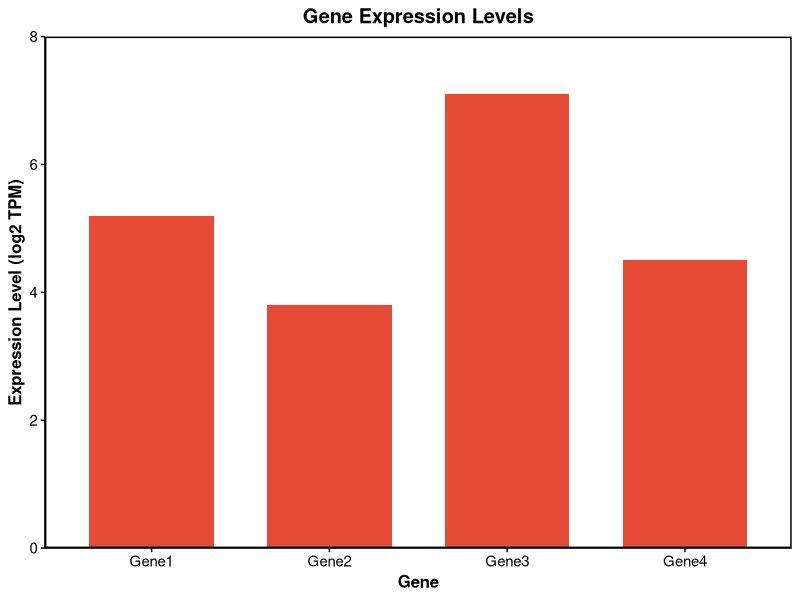
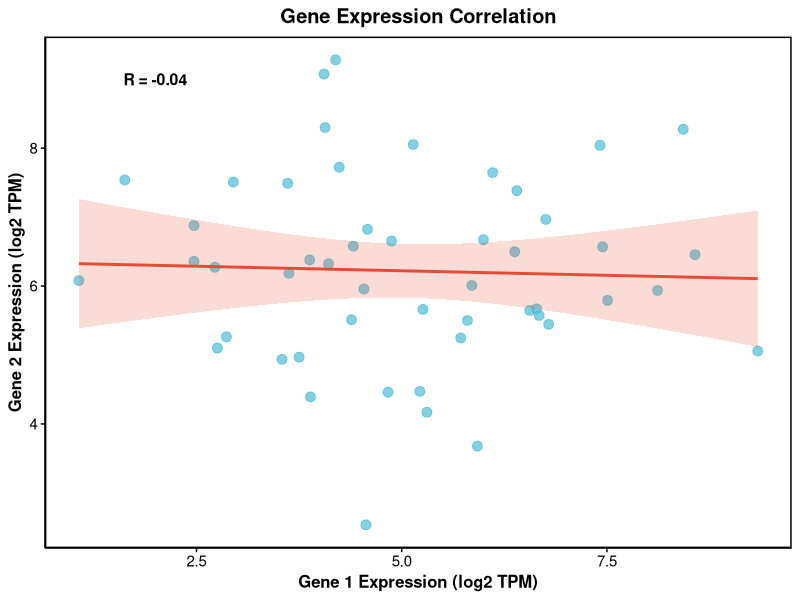
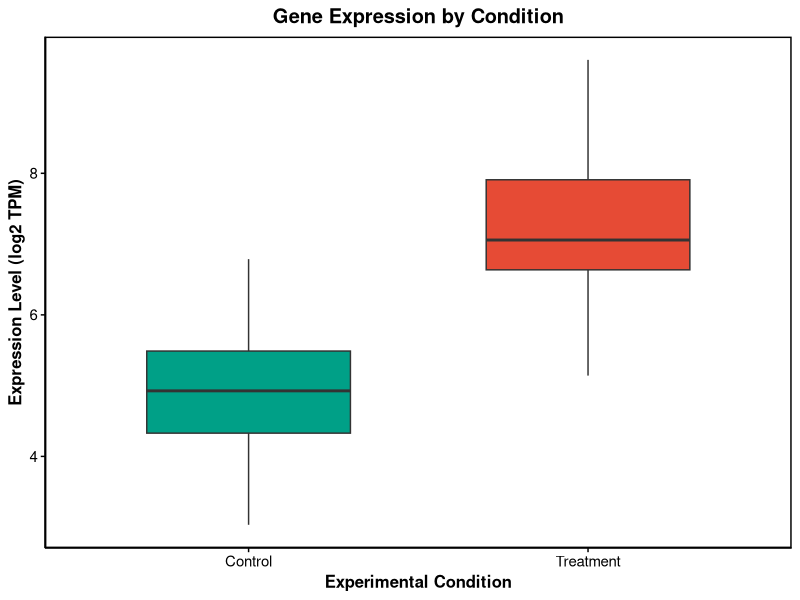
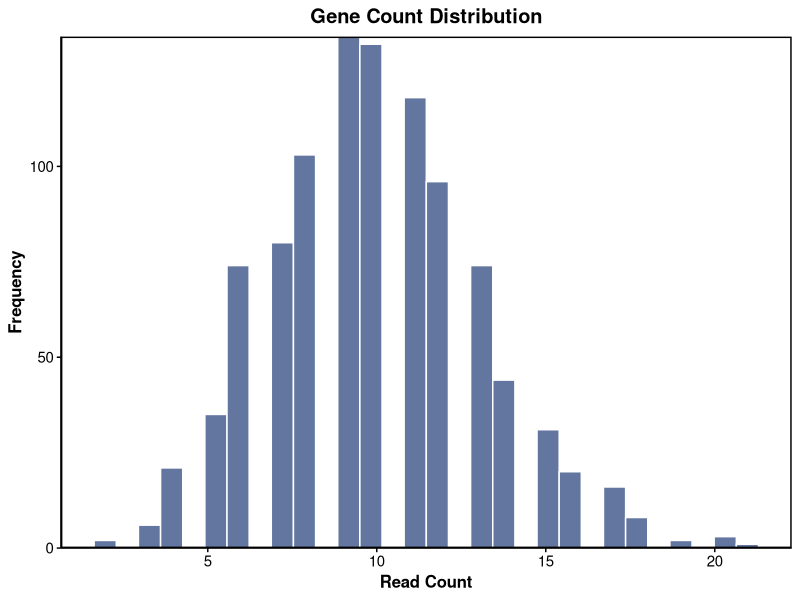
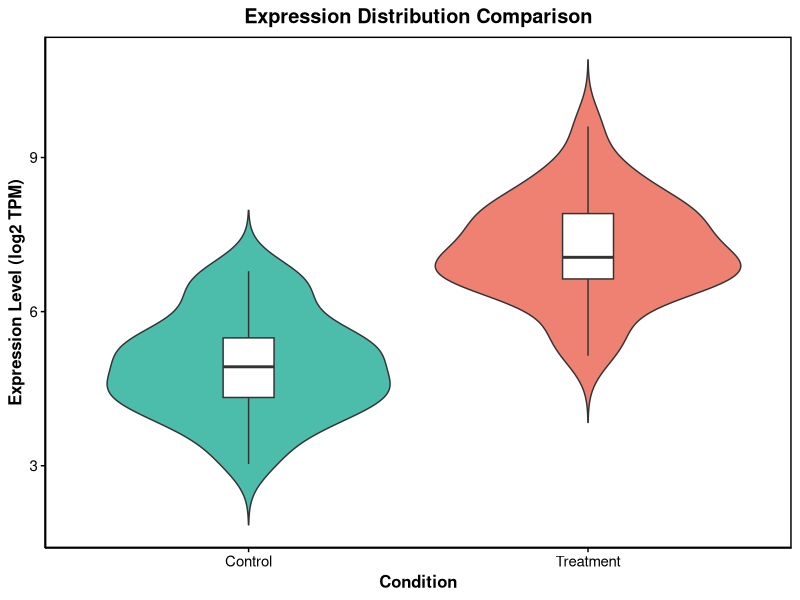
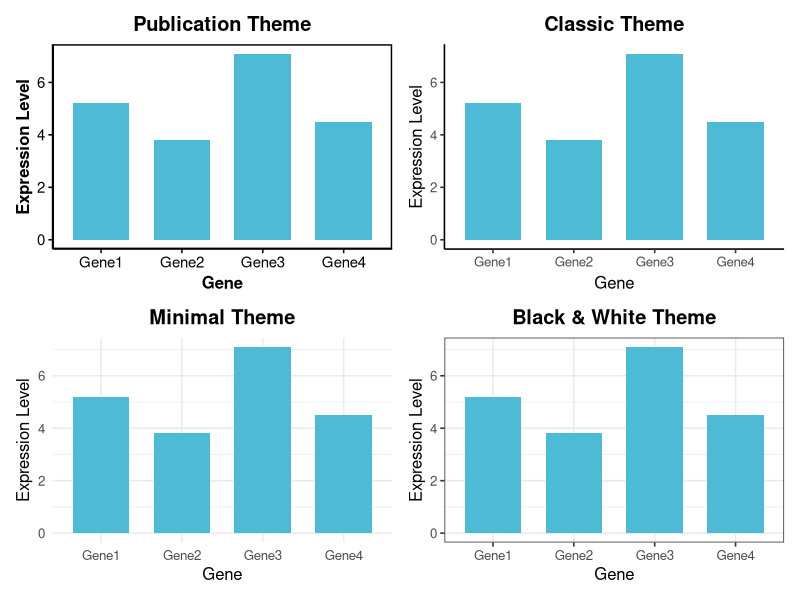
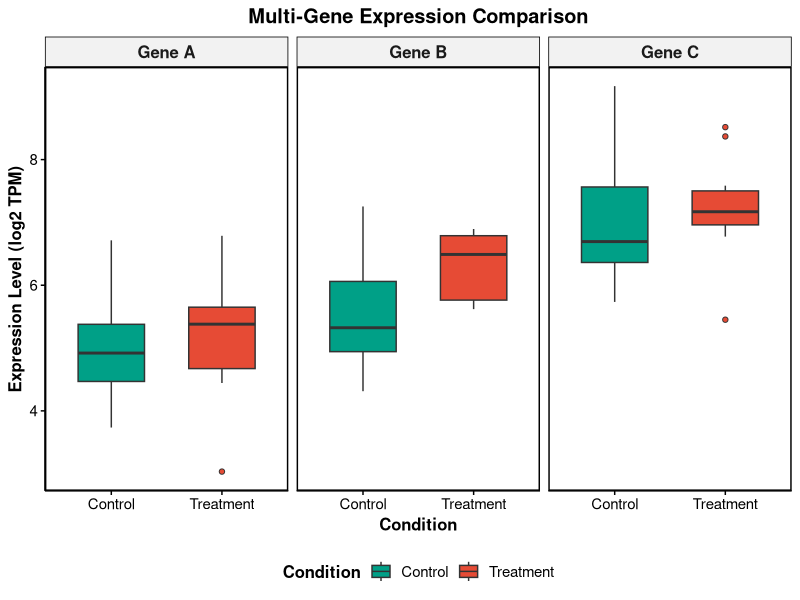
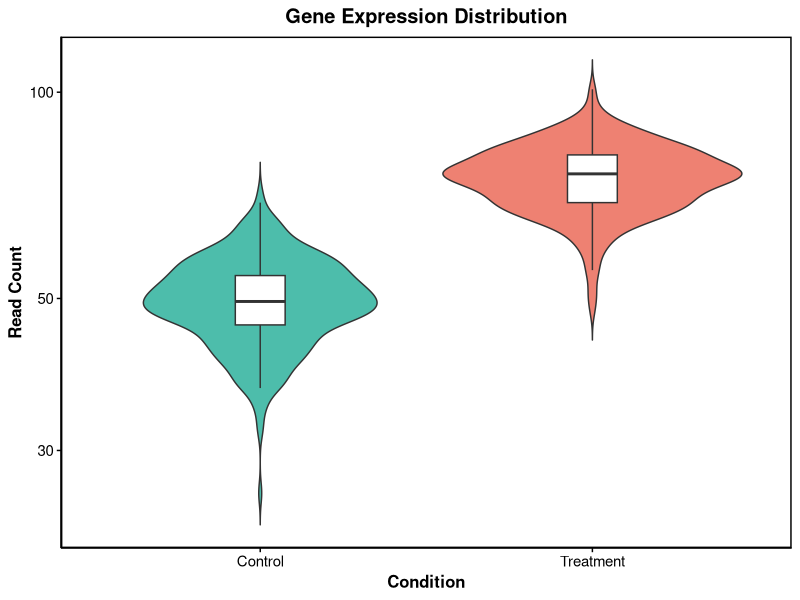

These charts were generated, in order, by the following R code:
#!/usr/bin/env Rscript
# ============================================================================
# BioF3 Module 02: R and ggplot2 Data Visualization
# Publication-Quality Figures Script
# ============================================================================
# 
# Features:
# 1. All text in English (publication-ready)
# 2. Scientific color schemes (Nature, Science style)
# 3. High-resolution output (300 DPI)
# 4. Professional typography
#
# Usage:
#   Rscript module02_complete_sci.R
#
# ============================================================================

# Set working directory if needed
# setwd("BioF3/scripts")

# Create output directory
output_dir <- "../static/img/tutorial/module02"
if (!dir.exists(output_dir)) {
  dir.create(output_dir, recursive = TRUE)
  cat("✓ Created output directory:", output_dir, "\n")
}

# ============================================================================
# Install and load required packages
# ============================================================================

cat("\n=== Checking and installing packages ===\n")

required_packages <- c("ggplot2", "dplyr", "tidyr", "RColorBrewer", 
                       "viridis", "scales", "ggsci", "ComplexHeatmap", "circlize")

for (pkg in required_packages) {
  if (!require(pkg, character.only = TRUE, quietly = TRUE)) {
    cat("Installing", pkg, "...\n")
    install.packages(pkg, repos = "https://cloud.r-project.org/")
    library(pkg, character.only = TRUE)
  } else {
    cat("✓", pkg, "loaded\n")
  }
}

# Set random seed for reproducibility
set.seed(123)

# ============================================================================
# Define publication-quality theme (SCI style - NO GRID LINES)
# ============================================================================

theme_publication <- function(base_size = 12, base_family = "") {
  theme_bw(base_size = base_size, base_family = base_family) +
    theme(
      # Text elements
      plot.title = element_text(size = rel(1.2), face = "bold", hjust = 0.5),
      plot.subtitle = element_text(size = rel(1), hjust = 0.5),
      axis.title = element_text(size = rel(1), face = "bold"),
      axis.text = element_text(size = rel(0.9), color = "black"),
      legend.title = element_text(size = rel(1), face = "bold"),
      legend.text = element_text(size = rel(0.9)),
      
      # NO GRID LINES - SCI style
      panel.grid.major = element_blank(),
      panel.grid.minor = element_blank(),
      panel.background = element_blank(),
      panel.border = element_rect(color = "black", fill = NA, linewidth = 1),
      
      # Axis
      axis.line = element_line(color = "black", linewidth = 0.5),
      axis.ticks = element_line(color = "black", linewidth = 0.5),
      
      # Legend
      legend.key = element_blank(),
      legend.background = element_blank(),
      legend.position = "right",
      
      # Strip (for facets)
      strip.background = element_rect(fill = "grey95", color = "black"),
      strip.text = element_text(size = rel(1), face = "bold")
    )
}

# Scientific color palettes
# Nature-style colors
nature_colors <- c("#E64B35", "#4DBBD5", "#00A087", "#3C5488", 
                   "#F39B7F", "#8491B4", "#91D1C2", "#DC0000")

# Science-style colors  
science_colors <- c("#3B4992", "#EE0000", "#008B45", "#631879",
                    "#008280", "#BB0021", "#5F559B", "#A20056")

cat("\n=== Generating publication-quality figures ===\n\n")

# ============================================================================
# Figure 1: Bar Plot - Gene Expression Levels
# ============================================================================

cat("Generating Figure 1: Bar plot\n")

gene_data <- data.frame(
  gene = c("Gene1", "Gene2", "Gene3", "Gene4"),
  expression = c(5.2, 3.8, 7.1, 4.5)
)

p1 <- ggplot(gene_data, aes(x = gene, y = expression)) +
  geom_bar(stat = "identity", fill = nature_colors[1], width = 0.7) +
  labs(title = "Gene Expression Levels",
       x = "Gene",
       y = "Expression Level (log2 TPM)") +
  theme_publication() +
  scale_y_continuous(expand = c(0, 0), limits = c(0, 8))

ggsave(file.path(output_dir, "01-bar-plot.png"), 
       plot = p1, width = 6, height = 5, dpi = 300, bg = "white")

cat("  ✓ Saved: 01-bar-plot.png\n")

# ============================================================================
# Figure 2: Scatter Plot - Gene Correlation
# ============================================================================

cat("Generating Figure 2: Scatter plot\n")

set.seed(123)
cell_data <- data.frame(
  cell_id = 1:50,
  gene1 = rnorm(50, mean = 5, sd = 2),
  gene2 = rnorm(50, mean = 6, sd = 1.5)
)

# Calculate correlation
cor_value <- cor(cell_data$gene1, cell_data$gene2)

p2 <- ggplot(cell_data, aes(x = gene1, y = gene2)) +
  geom_point(color = nature_colors[2], size = 3, alpha = 0.7) +
  geom_smooth(method = "lm", color = nature_colors[1], 
              fill = nature_colors[1], alpha = 0.2) +
  labs(title = "Gene Expression Correlation",
       x = "Gene 1 Expression (log2 TPM)",
       y = "Gene 2 Expression (log2 TPM)") +
  annotate("text", x = 2, y = 9, 
           label = sprintf("R = %.2f", cor_value),
           size = 4, fontface = "bold") +
  theme_publication()

ggsave(file.path(output_dir, "02-scatter-plot.png"), 
       plot = p2, width = 6, height = 5, dpi = 300, bg = "white")

cat("  ✓ Saved: 02-scatter-plot.png\n")

# ============================================================================
# Figure 3: Box Plot - Condition Comparison
# ============================================================================

cat("Generating Figure 3: Box plot\n")

set.seed(123)
expression_data <- data.frame(
  condition = rep(c("Control", "Treatment"), each = 30),
  expression = c(rnorm(30, mean = 5, sd = 1),
                 rnorm(30, mean = 7, sd = 1.2))
)

p3 <- ggplot(expression_data, aes(x = condition, y = expression, fill = condition)) +
  geom_boxplot(outlier.shape = 21, outlier.size = 2, width = 0.6) +
  scale_fill_manual(values = c(nature_colors[3], nature_colors[1])) +
  labs(title = "Gene Expression by Condition",
       x = "Experimental Condition",
       y = "Expression Level (log2 TPM)") +
  theme_publication() +
  theme(legend.position = "none")

ggsave(file.path(output_dir, "03-box-plot.png"), 
       plot = p3, width = 6, height = 5, dpi = 300, bg = "white")

cat("  ✓ Saved: 03-box-plot.png\n")

# ============================================================================
# Figure 4: Histogram - Count Distribution
# ============================================================================

cat("Generating Figure 4: Histogram\n")

set.seed(123)
gene_counts <- data.frame(
  counts = rpois(1000, lambda = 10)
)

p4 <- ggplot(gene_counts, aes(x = counts)) +
  geom_histogram(bins = 30, fill = nature_colors[4], 
                 color = "white", alpha = 0.8) +
  labs(title = "Gene Count Distribution",
       x = "Read Count",
       y = "Frequency") +
  theme_publication() +
  scale_y_continuous(expand = c(0, 0))

ggsave(file.path(output_dir, "04-histogram.png"), 
       plot = p4, width = 6, height = 5, dpi = 300, bg = "white")

cat("  ✓ Saved: 04-histogram.png\n")

# ============================================================================
# Figure 5: Violin Plot - Distribution Comparison
# ============================================================================

cat("Generating Figure 5: Violin plot\n")

p5 <- ggplot(expression_data, aes(x = condition, y = expression, fill = condition)) +
  geom_violin(alpha = 0.7, trim = FALSE) +
  geom_boxplot(width = 0.15, fill = "white", outlier.shape = NA) +
  scale_fill_manual(values = c(nature_colors[3], nature_colors[1])) +
  labs(title = "Expression Distribution Comparison",
       x = "Condition",
       y = "Expression Level (log2 TPM)") +
  theme_publication() +
  theme(legend.position = "none")

ggsave(file.path(output_dir, "05-violin-plot.png"), 
       plot = p5, width = 6, height = 5, dpi = 300, bg = "white")

cat("  ✓ Saved: 05-violin-plot.png\n")

# ============================================================================
# Figure 6: Theme Comparison
# ============================================================================

cat("Generating Figure 6: Theme comparison\n")

p_base <- ggplot(gene_data, aes(x = gene, y = expression)) +
  geom_bar(stat = "identity", fill = nature_colors[2], width = 0.7) +
  labs(x = "Gene", y = "Expression Level")

# Create four different themes
p6_pub <- p_base + 
  labs(title = "Publication Theme") +
  theme_publication()

p6_classic <- p_base + 
  labs(title = "Classic Theme") +
  theme_classic(base_size = 12) +
  theme(plot.title = element_text(hjust = 0.5, face = "bold"))

p6_minimal <- p_base + 
  labs(title = "Minimal Theme") +
  theme_minimal(base_size = 12) +
  theme(plot.title = element_text(hjust = 0.5, face = "bold"))

p6_bw <- p_base + 
  labs(title = "Black & White Theme") +
  theme_bw(base_size = 12) +
  theme(plot.title = element_text(hjust = 0.5, face = "bold"))

# Combine using patchwork if available
if (require("patchwork", quietly = TRUE)) {
  p6_combined <- (p6_pub | p6_classic) / (p6_minimal | p6_bw)
  ggsave(file.path(output_dir, "06-themes-comparison.png"), 
         plot = p6_combined, width = 12, height = 10, dpi = 300, bg = "white")
  cat("  ✓ Saved: 06-themes-comparison.png\n")
} else {
  ggsave(file.path(output_dir, "06-theme-publication.png"), 
         plot = p6_pub, width = 6, height = 5, dpi = 300, bg = "white")
  cat("  ✓ Saved: 06-theme-publication.png\n")
}

# ============================================================================
# Figure 7: Facet Plot - Multi-gene Comparison
# ============================================================================

cat("Generating Figure 7: Facet plot\n")

set.seed(123)
multi_data <- data.frame(
  gene = rep(c("Gene A", "Gene B", "Gene C"), each = 20),
  condition = rep(rep(c("Control", "Treatment"), each = 10), 3),
  expression = c(rnorm(20, 5, 1), rnorm(20, 6, 1), rnorm(20, 7, 1))
)

p7 <- ggplot(multi_data, aes(x = condition, y = expression, fill = condition)) +
  geom_boxplot(width = 0.6, outlier.shape = 21) +
  facet_wrap(~ gene, ncol = 3) +
  scale_fill_manual(values = c(nature_colors[3], nature_colors[1])) +
  labs(title = "Multi-Gene Expression Comparison",
       x = "Condition",
       y = "Expression Level (log2 TPM)",
       fill = "Condition") +
  theme_publication() +
  theme(legend.position = "bottom")

ggsave(file.path(output_dir, "07-facet-plot.png"), 
       plot = p7, width = 10, height = 4, dpi = 300, bg = "white")

cat("  ✓ Saved: 07-facet-plot.png\n")

# ============================================================================
# Practice Project: Gene Expression Analysis
# ============================================================================

cat("\nGenerating practice project figures\n")

# Create simulated data
set.seed(123)
n_genes <- 100
n_samples <- 6

gene_expression <- data.frame(
  gene_id = paste0("Gene_", 1:n_genes),
  control_1 = rpois(n_genes, lambda = 50),
  control_2 = rpois(n_genes, lambda = 50),
  control_3 = rpois(n_genes, lambda = 50),
  treatment_1 = rpois(n_genes, lambda = 75),
  treatment_2 = rpois(n_genes, lambda = 75),
  treatment_3 = rpois(n_genes, lambda = 75)
)

# Data transformation
gene_long <- gene_expression %>%
  pivot_longer(cols = -gene_id, 
               names_to = "sample", 
               values_to = "counts") %>%
  mutate(
    condition = ifelse(grepl("control", sample), "Control", "Treatment")
  )

# Calculate mean expression
gene_summary <- gene_long %>%
  group_by(gene_id, condition) %>%
  summarize(mean_counts = mean(counts), .groups = "drop")

# Identify differentially expressed genes
gene_wide <- gene_summary %>%
  pivot_wider(names_from = condition, values_from = mean_counts) %>%
  mutate(
    fold_change = Treatment / Control,
    log2_fc = log2(fold_change),
    diff_expressed = abs(log2_fc) > 0.5
  )

# ============================================================================
# Figure 8: Expression Distribution (Practice)
# ============================================================================

cat("Generating Figure 8: Expression distribution\n")

p8 <- ggplot(gene_long, aes(x = condition, y = counts, fill = condition)) +
  geom_violin(alpha = 0.7, trim = FALSE) +
  geom_boxplot(width = 0.15, fill = "white", outlier.shape = NA) +
  scale_fill_manual(values = c(nature_colors[3], nature_colors[1])) +
  labs(title = "Gene Expression Distribution",
       x = "Condition",
       y = "Read Count") +
  theme_publication() +
  theme(legend.position = "none") +
  scale_y_continuous(trans = "log10")

ggsave(file.path(output_dir, "08-expression-distribution.png"), 
       plot = p8, width = 6, height = 5, dpi = 300, bg = "white")

cat("  ✓ Saved: 08-expression-distribution.png\n")

# ============================================================================
# Figure 9: Volcano Plot (Practice)
# ============================================================================

cat("Generating Figure 9: Volcano plot\n")

# Add simulated p-values
set.seed(123)
gene_wide$pvalue <- runif(nrow(gene_wide), 0.001, 0.5)
gene_wide$significance <- ifelse(gene_wide$pvalue < 0.05 & abs(gene_wide$log2_fc) > 0.5,
                                 ifelse(gene_wide$log2_fc > 0, "Up", "Down"),
                                 "NS")

p9 <- ggplot(gene_wide, aes(x = log2_fc, y = -log10(pvalue))) +
  geom_point(aes(color = significance), alpha = 0.6, size = 2) +
  scale_color_manual(values = c("Up" = nature_colors[1], 
                                 "Down" = nature_colors[2],
                                 "NS" = "grey70"),
                     labels = c("Up" = "Upregulated", 
                                "Down" = "Downregulated",
                                "NS" = "Not Significant")) +
  geom_vline(xintercept = c(-0.5, 0.5), linetype = "dashed", 
             color = "grey30", size = 0.5) +
  geom_hline(yintercept = -log10(0.05), linetype = "dashed", 
             color = "grey30", size = 0.5) +
  labs(title = "Volcano Plot of Differential Expression",
       x = expression(Log[2]~Fold~Change),
       y = expression(-Log[10]~P~value),
       color = "Regulation") +
  theme_publication() +
  theme(legend.position = c(0.15, 0.85),
        legend.background = element_rect(fill = "white", color = "black"))

ggsave(file.path(output_dir, "09-volcano-plot.png"), 
       plot = p9, width = 7, height = 6, dpi = 300, bg = "white")

cat("  ✓ Saved: 09-volcano-plot.png\n")

# ============================================================================
# Figure 10: Heatmap using ComplexHeatmap (Practice)
# ============================================================================

cat("Generating Figure 10: ComplexHeatmap\n")

# Prepare data
expr_matrix <- as.matrix(gene_expression[1:20, -1])
rownames(expr_matrix) <- gene_expression$gene_id[1:20]

# Scale by row (z-score)
expr_matrix_scaled <- t(scale(t(expr_matrix)))

# Create annotation
library(ComplexHeatmap)
library(circlize)

# Column annotation
column_ha <- HeatmapAnnotation(
  Condition = c(rep("Control", 3), rep("Treatment", 3)),
  col = list(Condition = c("Control" = nature_colors[3], 
                           "Treatment" = nature_colors[1])),
  annotation_name_side = "left",
  annotation_legend_param = list(
    Condition = list(title = "Condition",
                     title_gp = gpar(fontsize = 10, fontface = "bold"),
                     labels_gp = gpar(fontsize = 9))
  )
)

# Color function
col_fun <- colorRamp2(c(-2, 0, 2), c(nature_colors[2], "white", nature_colors[1]))

# Create heatmap
ht <- Heatmap(
  expr_matrix_scaled,
  name = "Z-score",
  
  # Colors
  col = col_fun,
  
  # Column settings
  top_annotation = column_ha,
  cluster_columns = TRUE,
  show_column_names = TRUE,
  column_names_gp = gpar(fontsize = 9),
  column_names_rot = 45,
  
  # Row settings
  cluster_rows = TRUE,
  show_row_names = TRUE,
  row_names_gp = gpar(fontsize = 8),
  row_names_side = "left",
  
  # Clustering
  clustering_distance_rows = "euclidean",
  clustering_method_rows = "complete",
  clustering_distance_columns = "euclidean",
  clustering_method_columns = "complete",
  
  # Legend
  heatmap_legend_param = list(
    title = "Expression\n(Z-score)",
    title_gp = gpar(fontsize = 10, fontface = "bold"),
    labels_gp = gpar(fontsize = 9),
    legend_height = unit(4, "cm"),
    legend_direction = "vertical"
  ),
  
  # Borders
  border = TRUE,
  rect_gp = gpar(col = "white", lwd = 1),
  
  # Size
  width = unit(6, "cm"),
  height = unit(10, "cm")
)

# Save heatmap with minimal margins
png(file.path(output_dir, "10-heatmap.png"), 
    width = 6, height = 8, units = "in", res = 300)
# Set minimal margins
par(mar = c(0.5, 0.5, 0.5, 0.5))
draw(ht, 
     heatmap_legend_side = "right", 
     annotation_legend_side = "right",
     padding = unit(c(2, 2, 2, 2), "mm"))  # Minimal padding
dev.off()

cat("  ✓ Saved: 10-heatmap.png\n")

# ============================================================================
# Completion
# ============================================================================

cat("\n=== All publication-quality figures generated! ===\n")
cat("\nOutput directory:", normalizePath(output_dir), "\n")
cat("\nGenerated figures:\n")
print(list.files(output_dir, pattern = "\\.png$"))

cat("\n✓ Script completed successfully!\n")
cat("✓ Total figures generated:", length(list.files(output_dir, pattern = "\\.png$")), "\n")

# Session info
cat("\n=== Session Information ===\n")
sessionInfo()
